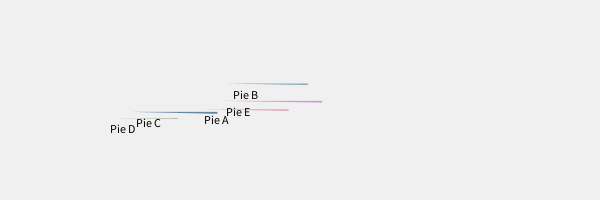
Frame 1 (no input)
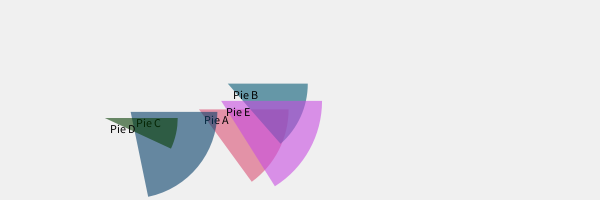
Frame 60 (the mouse pressed at the canvas centre just before this capture)
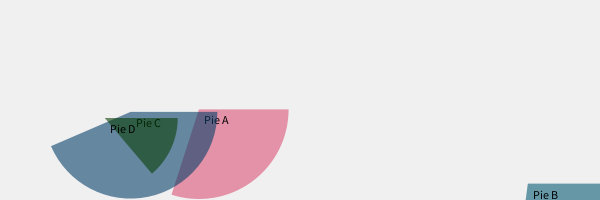
Frame 120 (the mouse held since frame 60 and released just before this capture)

The Processing sketch that drew these frames (run headless with seeded random() and noise(); from frame 60 on, the mouse is pressed at the canvas centre):

// Processing sketch: processing_89283
// ── processing_89283.pde

/*
 *  Title: P09_02_ClassesAndObjects
 *  By:    Barton Poulson (artbybart.org)
 *  Date:  13 February 2013
 *
 *  Assignment: 
 *    Create a sketch that uses at least two objects 
 *    based on a class that you created; make sure the
 *    class includes some attribute or behavior that 
 *    changes over time or according to user input.
 */
 
PieGrow pie1;
PieGrow pie2;
PieGrow pie3;
PieGrow pie4;
PieGrow pie5;

void setup() {
  size(600, 200);
  smooth();
  
  // PieGrow(title, PI);
  pie1 = new PieGrow("Pie A", 0.75);
  pie2 = new PieGrow("Pie B", 1.40);
  pie3 = new PieGrow("Pie C", 1.65);
  pie4 = new PieGrow("Pie D", 1.95);
  pie5 = new PieGrow("Pie E", 1.10);
}

void draw() {
  background(240);
  
  pie1.update();
  pie1.display();

  pie2.update();
  pie2.display();

  pie3.update();
  pie3.display();

  pie4.update();
  pie4.display();

  pie5.update();
  pie5.display();
}

// ================================================================ //

class PieGrow {

  // Declare variables
  float x;
  float y;
  float d;
  float angleStart;
  float angleMid;
  float angleEnd;
  float speed;
  float r;
  float g;
  float b;
  String title;
  
  // Constructor to set initial values
  PieGrow(String titleTemp, float angleEndTemp) {
     d = random(50, 250);
     x = random(d/2, width-d/2);
     y = random(d/2, height-d/2);
     angleStart = 0;
     angleMid = 0;
     angleEnd = angleEndTemp * PI;
     speed = random(.005, .05);
     r = random(255);
     g = random(255);
     b = random(255);
     title = titleTemp;
     
  }
  
  // Update fields
  void update() {
    angleMid += speed;
    angleMid = constrain(angleMid, 0, angleEnd);
    
    if((dist(x, y, mouseX, mouseY) < d/2) && mousePressed) {
      x = x + (mouseX - pmouseX);
      y = y + (mouseY - pmouseY);
    }
  }  
  
  // Draw the arc
  void display() {
    noStroke();
    fill(r, g, b, 150);
    arc(x, y, d, d, 0, angleMid);
    fill(0);
    text(title, x+5, y+15);
  }
}
